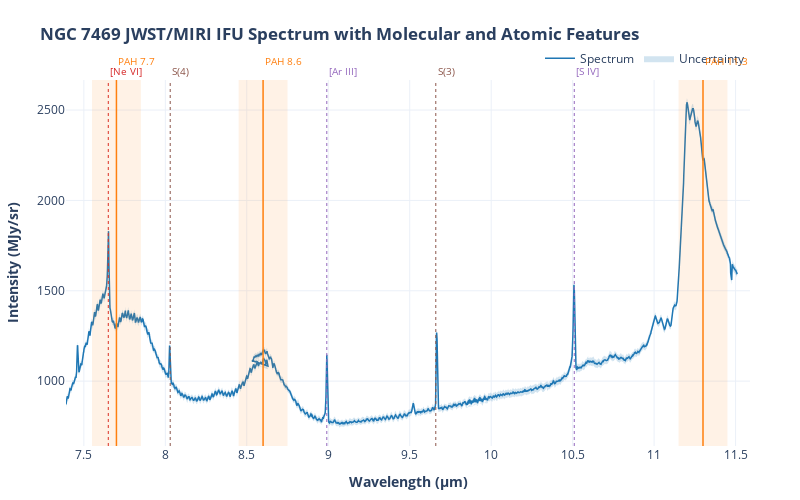

Notebook source saved alongside this figure:
### Markdown cell above
The code below is to plot and interactively view the final spectra. It might be complex so you can treat it as a black box or explore on your own.

Your task here is to fill the spectral features by opening each file in cubeviz. I will give you an example walkthrough.

### Code cell
import plotly.graph_objects as go
import numpy as np

# Initialize figure with custom size
fig = go.Figure(layout=dict(
    width=800,  # Width in pixels
    height=500,  # Height in pixels
    template='plotly_white'
))

# Add spectrum trace
fig.add_trace(go.Scatter(
    x=wavelength_all,
    y=spectrum_all,
    mode='lines',
    line=dict(color='#1f77b4', width=1.5),
    name='Spectrum',
    hovertemplate='λ: %{x:.3f} μm<br>Intensity: %{y:.2f} MJy/sr<extra></extra>'
))

# Convert list to numpy
spectrum_all = np.array(spectrum_all)
spectrum_all_err = np.array(spectrum_all_err)

# Convert wavelength list to numpy
wavelength_all = np.array(wavelength_all)

# Add error band
fig.add_trace(go.Scatter(
    x=np.concatenate([wavelength_all, wavelength_all[::-1]]),
    y=np.concatenate([spectrum_all + spectrum_all_err, 
                     (spectrum_all - spectrum_all_err)[::-1]]),
    fill='toself',
    fillcolor='rgba(31, 119, 180, 0.2)',
    line=dict(color='rgba(255,255,255,0)'),
    hoverinfo='skip',
    name='Uncertainty'
))

# Define all spectral features with different categories (edit here)
features = {
    'PAHs': {
         'PAH 7.7': 7.7, 'PAH 8.6': 8.6, 'PAH 11.3': 11.3,
    },
    'Iron': {
        
    },
    'Neon': {
         '[Ne VI]': 7.65,
    },
    'Other': {
         '[Ar III]': 8.991, 
        '[S IV]': 10.51
    },
    'H₂': {
         'S(3)': 9.66,
        'S(4)': 8.03
    }
}

# Add all features with different colors and styles
colors = {
    'PAHs': '#FF7F0E',  # Orange
    'Iron': '#2CA02C',  # Green
    'Neon': '#D62728',  # Red
    'Other': '#9467BD',  # Purple
    'H₂': '#8C564B'     # Brown
}

# Add vertical lines and annotations
for category, lines in features.items():
    for name, wl in lines.items():
        fig.add_vline(
            x=wl,
            line=dict(
                color=colors[category],
                width=1.5 if category == 'PAHs' else 1,
                dash='dot' if category != 'PAHs' else 'solid'
            ),
            annotation=dict(
                text=name,
                yanchor='bottom',
                font=dict(
                    size=10,
                    color=colors[category]
                ),
                yshift=10 if category == 'PAHs' else 0
            )
        )

# Highlight PAH bands with shaded regions
for wl in [ 7.7, 8.6, 11.3]:  # Add the PAH bands you want to highlight
    # Add a shaded rectangle for each PAH band
    # The rectangle is centered around the wavelength with a width of 0.3 microns
    fig.add_vrect(
        x0=wl-0.15, x1=wl+0.15,
        fillcolor=colors['PAHs'],
        opacity=0.1,
        line_width=0
    )

# Customize layout
fig.update_layout(
    # Title and axis labels
    title='<b>NGC 7469 JWST/MIRI IFU Spectrum with Molecular and Atomic Features</b>',
    xaxis_title='<b>Wavelength (μm)</b>',
    yaxis_title='<b>Intensity (MJy/sr)</b>',
    hovermode='x unified',                    # Unified hover mode for better interaction
    legend=dict(                              # Position the legend outside the plot area
        orientation='h',
        yanchor='bottom',
        y=1.02,
        xanchor='right',
        x=1
    ),
    margin=dict(l=50, r=50, b=50, t=80),      # Adjust margins for better spacing
)

fig.show()

### Figure 1 — Plotly figure (JSON) as saved in the notebook; plotly's stock layout.template omitted (floating-point values rounded to 4 significant figures; data arrays with more than 128 entries replaced by an {"elided": "..."} marker saying what was removed)
{"data": [{"hovertemplate": "λ: %{x:.3f} μm<br>Intensity: %{y:.2f} MJy/sr<extra></extra>", "line": {"color": "#1f77b4", "width": 1.5}, "mode": "lines", "name": "Spectrum", "type": "scatter", "x": {"elided": "3394 float values"}, "y": {"elided": "3394 float values"}}, {"fill": "toself", "fillcolor": "rgba(31, 119, 180, 0.2)", "hoverinfo": "skip", "line": {"color": "rgba(255,255,255,0)"}, "name": "Uncertainty", "type": "scatter", "x": {"elided": "6788 float values"}, "y": {"elided": "6788 float values"}}], "layout": {"annotations": [{"font": {"color": "#FF7F0E", "size": 10}, "showarrow": false, "text": "PAH 7.7", "x": 7.7, "xanchor": "left", "xref": "x", "y": 1, "yanchor": "bottom", "yref": "y domain", "yshift": 10}, {"font": {"color": "#FF7F0E", "size": 10}, "showarrow": false, "text": "PAH 8.6", "x": 8.6, "xanchor": "left", "xref": "x", "y": 1, "yanchor": "bottom", "yref": "y domain", "yshift": 10}, {"font": {"color": "#FF7F0E", "size": 10}, "showarrow": false, "text": "PAH 11.3", "x": 11.3, "xanchor": "left", "xref": "x", "y": 1, "yanchor": "bottom", "yref": "y domain", "yshift": 10}, {"font": {"color": "#D62728", "size": 10}, "showarrow": false, "text": "[Ne VI]", "x": 7.65, "xanchor": "left", "xref": "x", "y": 1, "yanchor": "bottom", "yref": "y domain", "yshift": 0}, {"font": {"color": "#9467BD", "size": 10}, "showarrow": false, "text": "[Ar III]", "x": 8.991, "xanchor": "left", "xref": "x", "y": 1, "yanchor": "bottom", "yref": "y domain", "yshift": 0}, {"font": {"color": "#9467BD", "size": 10}, "showarrow": false, "text": "[S IV]", "x": 10.51, "xanchor": "left", "xref": "x", "y": 1, "yanchor": "bottom", "yref": "y domain", "yshift": 0}, {"font": {"color": "#8C564B", "size": 10}, "showarrow": false, "text": "S(3)", "x": 9.66, "xanchor": "left", "xref": "x", "y": 1, "yanchor": "bottom", "yref": "y domain", "yshift": 0}, {"font": {"color": "#8C564B", "size": 10}, "showarrow": false, "text": "S(4)", "x": 8.03, "xanchor": "left", "xref": "x", "y": 1, "yanchor": "bottom", "yref": "y domain", "yshift": 0}], "height": 500, "hovermode": "x unified", "legend": {"orientation": "h", "x": 1, "xanchor": "right", "y": 1.02, "yanchor": "bottom"}, "margin": {"b": 50, "l": 50, "r": 50, "t": 80}, "shapes": [{"line": {"color": "#FF7F0E", "dash": "solid", "width": 1.5}, "type": "line", "x0": 7.7, "x1": 7.7, "xref": "x", "y0": 0, "y1": 1, "yref": "y domain"}, {"line": {"color": "#FF7F0E", "dash": "solid", "width": 1.5}, "type": "line", "x0": 8.6, "x1": 8.6, "xref": "x", "y0": 0, "y1": 1, "yref": "y domain"}, {"line": {"color": "#FF7F0E", "dash": "solid", "width": 1.5}, "type": "line", "x0": 11.3, "x1": 11.3, "xref": "x", "y0": 0, "y1": 1, "yref": "y domain"}, {"line": {"color": "#D62728", "dash": "dot", "width": 1}, "type": "line", "x0": 7.65, "x1": 7.65, "xref": "x", "y0": 0, "y1": 1, "yref": "y domain"}, {"line": {"color": "#9467BD", "dash": "dot", "width": 1}, "type": "line", "x0": 8.991, "x1": 8.991, "xref": "x", "y0": 0, "y1": 1, "yref": "y domain"}, {"line": {"color": "#9467BD", "dash": "dot", "width": 1}, "type": "line", "x0": 10.51, "x1": 10.51, "xref": "x", "y0": 0, "y1": 1, "yref": "y domain"}, {"line": {"color": "#8C564B", "dash": "dot", "width": 1}, "type": "line", "x0": 9.66, "x1": 9.66, "xref": "x", "y0": 0, "y1": 1, "yref": "y domain"}, {"line": {"color": "#8C564B", "dash": "dot", "width": 1}, "type": "line", "x0": 8.03, "x1": 8.03, "xref": "x", "y0": 0, "y1": 1, "yref": "y domain"}, {"fillcolor": "#FF7F0E", "line": {"width": 0}, "opacity": 0.1, "type": "rect", "x0": 7.55, "x1": 7.85, "xref": "x", "y0": 0, "y1": 1, "yref": "y domain"}, {"fillcolor": "#FF7F0E", "line": {"width": 0}, "opacity": 0.1, "type": "rect", "x0": 8.45, "x1": 8.75, "xref": "x", "y0": 0, "y1": 1, "yref": "y domain"}, {"fillcolor": "#FF7F0E", "line": {"width": 0}, "opacity": 0.1, "type": "rect", "x0": 11.15, "x1": 11.45, "xref": "x", "y0": 0, "y1": 1, "yref": "y domain"}], "title": {"text": "<b>NGC 7469 JWST/MIRI IFU Spectrum with Molecular and Atomic Features</b>"}, "width": 800, "xaxis": {"title": {"text": "<b>Wavelength (μm)</b>"}}, "yaxis": {"title": {"text": "<b>Intensity (MJy/sr)</b>"}}}}
